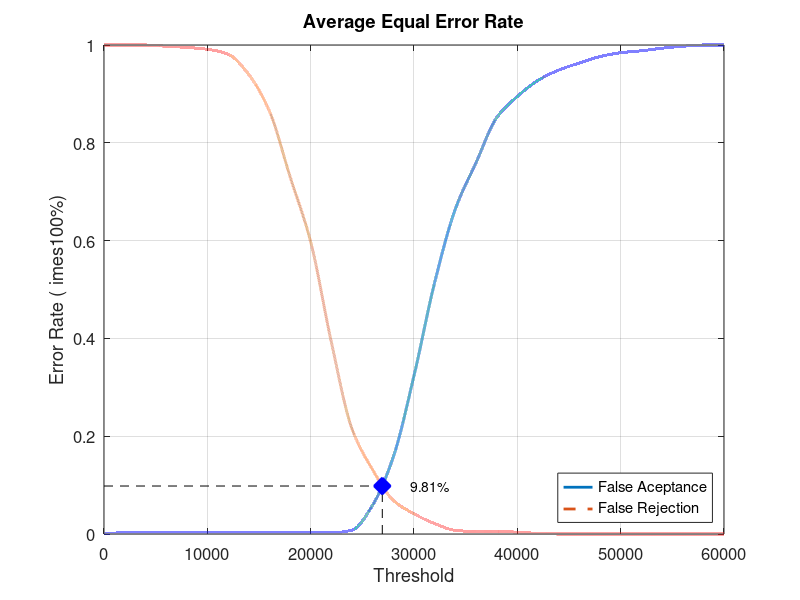
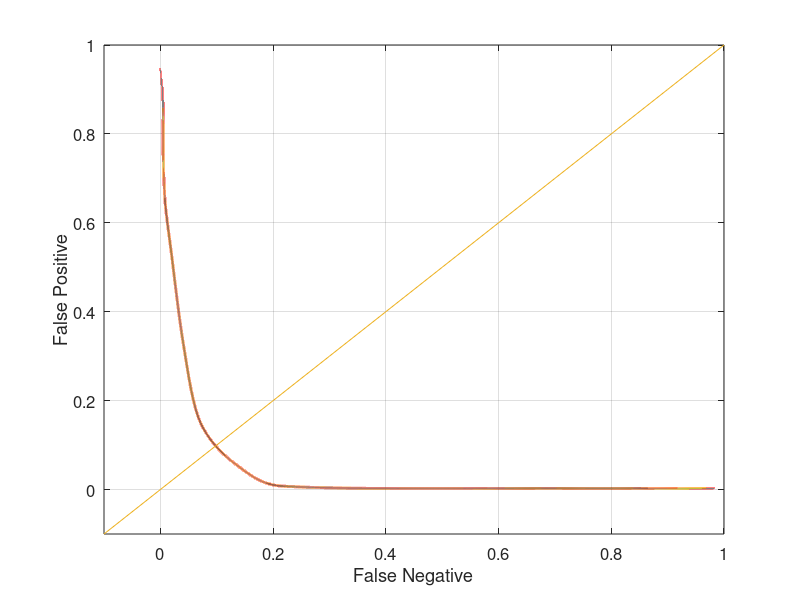

These figures' MATLAB source, in order:
close all;
clear;
clc;
x = 0:2000:60000;
xq = 0:0.5:60000;

y0 = [0 0.00263158 0.00263158 0.00263158 0.00263158 0.00263158 0.00263158 0.00263158 0.00263158 0.00263158 0.00263158 0.00263158 0.00789474 0.0592105 0.157895 0.323684 0.514474 0.664474 0.759211 0.851316 0.894737 0.927632 0.948684 0.963158 0.976316 0.984211 0.988158 0.993421 0.997368 1 1]
yy0 = interp1(x, y0, xq, 'pchip');
y1 = [1 1 1 0.9975 0.995 0.99125 0.98125 0.94 0.865 0.73125 0.5975 0.3925 0.215 0.13125 0.06875 0.04125 0.02125 0.0075 0.005 0.005 0.00375 0.00125 0 0 0 0 0 0 0 0 0]
yy1 = interp1(x, y1, xq, 'pchip');

% Calculating EER: 
y2 = abs(y0 - y1);
find(y2 == min(y2))
yy2 = abs(yy0 - yy1);
xEER = find(yy2 == min(yy2));
xEERIndex = xq(xEER) % X-axis EER
yEER = yy0(xEER) % Y-axis EER

main = figure
plot(xq, yy0,'-','LineWidth', 2);	hold on
plot(xq, yy1,'--','LineWidth', 2);	hold on
plot([xEERIndex xEERIndex], [0 yEER], 'k--');	hold on
plot([0 xEERIndex], [yEER yEER], 'k--');	hold on
plot(xEERIndex, yEER, 'bx', 'LineWidth', 10);	hold on
text(xEERIndex + 10 * xEERIndex / 100, yEER, [num2str(round((10000 * yEER)) / 100) '%'])
legend('False Aceptance', 'False Rejection', 'Location', 'SouthEast')
xlabel('Threshold')
ylabel('Error Rate (	imes100%)')
title('Average Equal Error Rate')
set(gca, 'FontSize', 12)
axis([0 60000 0 1])
grid on

print(main, 'Experiment4AverageMain', '-dpng');
FNRxFPR = figure('Color', [1 1 1]);
plot(yy1, yy0, '-', yy1, yy0, 'LineWidth', 2);
hold on
y = -0.1:0.1:1
plot(y, y); 
set(gca, 'FontSize', 12)
xlabel('False Negative')
ylabel('False Positive')
axis([-0.1 1 -0.1 1])
set(gca, 'FontSize', 12)
grid on

print(FNRxFPR, 'Experiment4AverageFNRxFPR','-dpng');
